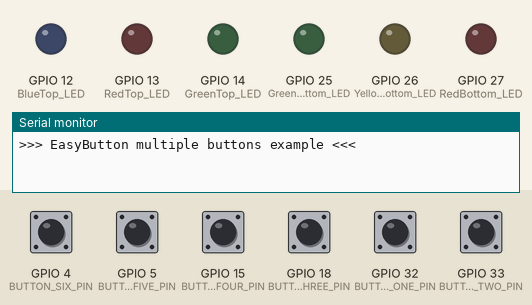
This sketch was run on a simulated ESP32. Shown: output pins drawn as LEDs (lit = HIGH), the last lines printed to the serial monitor. The inputs (shaded band) are chosen by the test bench; at power-on: GPIO 4 (BUTTON_SIX_PIN), GPIO 5 (BUTTON_FIVE_PIN), GPIO 15 (BUTTON_FOUR_PIN), GPIO 18 (BUTTON_THREE_PIN), GPIO 32 (BUTTON_ONE_PIN), GPIO 33 (BUTTON_TWO_PIN) HIGH.

Above: at 1.2 s.
1.3 s: GPIO 4 (BUTTON_SIX_PIN) pulled LOW for 0.15 s
At 2.7 s:
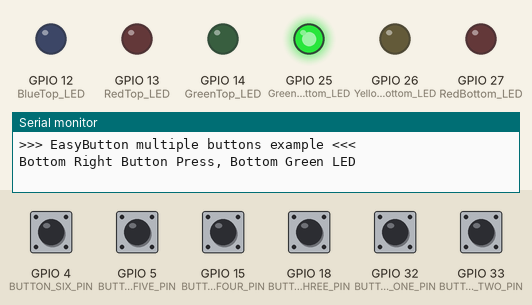
4.4 s: GPIO 5 (BUTTON_FIVE_PIN) pulled LOW for 0.15 s
At 5.1 s:
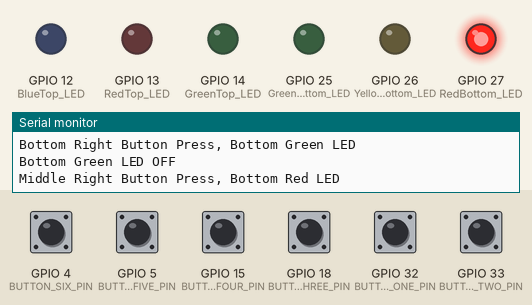
7.5 s: GPIO 15 (BUTTON_FOUR_PIN) pulled LOW for 0.15 s
At 8.6 s:
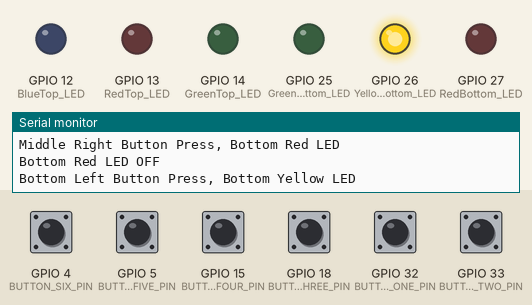
10.6 s: GPIO 18 (BUTTON_THREE_PIN) pulled LOW for 0.15 s
At 11.0 s:
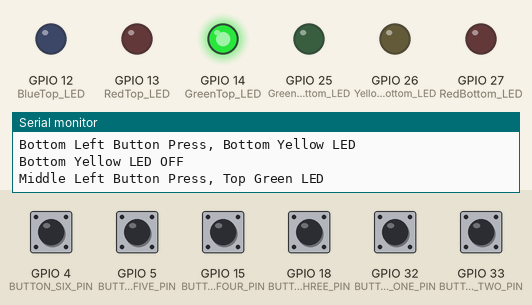
13.7 s: GPIO 32 (BUTTON_ONE_PIN) pulled LOW for 0.15 s
At 14.6 s:
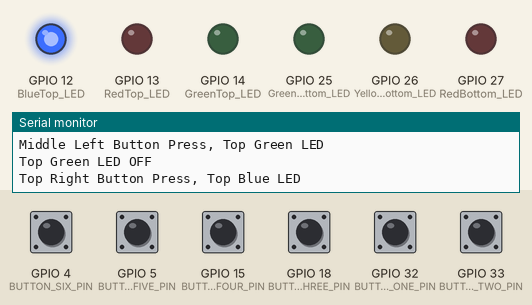
16.8 s: GPIO 33 (BUTTON_TWO_PIN) pulled LOW for 0.15 s
At 18.1 s:
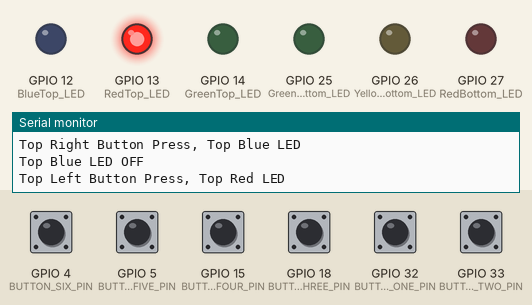
Timing chart, 0 to 20.5 s (numbered marks = the images above; inputs shaded):
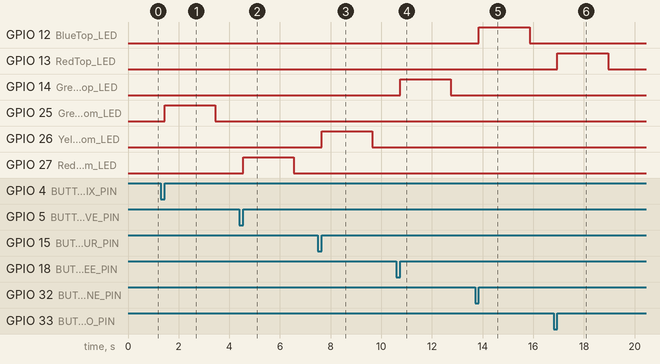

The sketch:

MultipleButtons.ino
```cpp
/*
  Name:		MultipleButtons.ino
  Created:	3/25/2019 11:45:52 AM
  Author:	Evert Arias
  Description: Example to demostrate how to use the library with more than one button
*/

#include <EasyButton.h>

// Arduino pin where the buttons are connected to
#define BUTTON_TWO_PIN 33
#define BUTTON_ONE_PIN 32
#define BUTTON_THREE_PIN 18
#define BUTTON_FOUR_PIN 15
#define BUTTON_FIVE_PIN 5
#define BUTTON_SIX_PIN 4

//define LEDs
#define RedTop_LED 13
#define BlueTop_LED 12
#define GreenTop_LED 14
#define RedBottom_LED 27
#define YellowBottom_LED 26
#define GreenBottom_LED 25

#define BAUDRATE 115200

// Top Right Button
EasyButton TR(BUTTON_ONE_PIN);
// Top Left Button
EasyButton TL(BUTTON_TWO_PIN);
// Middle Left Button
EasyButton ML(BUTTON_THREE_PIN);
// Bottom Left Button
EasyButton BL(BUTTON_FOUR_PIN);
// Bottom Middle Right Button MRB because MR caused a crash (declared something else in the library?)
EasyButton MRB(BUTTON_FIVE_PIN);
// Bottom Right Button
EasyButton BRB(BUTTON_SIX_PIN);

// Callback function to be called when Top Right is pressed
void onTRPressed()
{
  digitalWrite(BlueTop_LED, HIGH);
  Serial.println("Top Right Button Press, Top Blue LED");
  delay(2000);
  digitalWrite(BlueTop_LED, LOW);
  Serial.println("Top Blue LED OFF");
}
// Callback function to be called when Top Left is pressed
void onTLPressed()
{
  digitalWrite(RedTop_LED, HIGH);
  Serial.println("Top Left Button Press, Top Red LED");
  delay(2000);
  digitalWrite(RedTop_LED, LOW);
  Serial.println("Top Red LED OFF");
}
// Callback function to be called when Middle Left is pressed
void onMLPressed()
{
  digitalWrite(GreenTop_LED, HIGH);
  Serial.println("Middle Left Button Press, Top Green LED");
  delay(2000);
  digitalWrite(GreenTop_LED, LOW);
  Serial.println("Top Green LED OFF");
}
// Callback function to be called when ? is pressed
void onBLPressed()
{
  digitalWrite(YellowBottom_LED, HIGH);
  Serial.println("Bottom Left Button Press, Bottom Yellow LED");
  delay(2000);
  digitalWrite(YellowBottom_LED, LOW);
  Serial.println("Bottom Yellow LED OFF");
}
// Callback function to be called when Middle Right is pressed
void onMRBPressed()
{
  digitalWrite(RedBottom_LED, HIGH);
  Serial.println("Middle Right Button Press, Bottom Red LED");
  delay(2000);
  digitalWrite(RedBottom_LED, LOW);
  Serial.println("Bottom Red LED OFF");
}
// Callback function to be called when ? is pressed
void onBRBPressed()
{
  //Serial.println("Bottom Right pressed");
  digitalWrite(GreenBottom_LED, HIGH);
  Serial.println("Bottom Right Button Press, Bottom Green LED");
  delay(2000);
  digitalWrite(GreenBottom_LED, LOW);
  Serial.println("Bottom Green LED OFF");
}

void setup()
{
  // Initialize Serial for debuging purposes
  Serial.begin(BAUDRATE);

  // Define outputs:
  pinMode(RedTop_LED, OUTPUT);
  pinMode(BlueTop_LED, OUTPUT);
  pinMode(GreenTop_LED, OUTPUT);
  pinMode(RedBottom_LED, OUTPUT);
  pinMode(YellowBottom_LED, OUTPUT);
  pinMode(GreenBottom_LED, OUTPUT);

  //zero LEDs
  digitalWrite(RedTop_LED, LOW);
  digitalWrite(BlueTop_LED, LOW);
  digitalWrite(GreenTop_LED, LOW);
  digitalWrite(RedBottom_LED, LOW);
  digitalWrite(YellowBottom_LED, LOW);
  digitalWrite(GreenBottom_LED, LOW);

  Serial.println();
  Serial.println(">>> EasyButton multiple buttons example <<<");

  // Initialize the Top Right
  TR.begin();
  // Initialize the Top Left
  TL.begin();
  // Initialize the Middle Left
  ML.begin();
  // Initialize the Bottom Left
  BL.begin();
  // Initialize the Middle Right
  MRB.begin();
  // Initialize the Bottom Right
  BRB.begin();

  // Add the callback function to be called when the Top Right is pressed.
  TR.onPressed(onTRPressed);
  // Add the callback function to be called when the Top Left is pressed.
  TL.onPressed(onTLPressed);
  // Add the callback function to be called when the Middle Left is pressed.
  ML.onPressed(onMLPressed);
  // Add the callback function to be called when the Bottom Left is pressed.
  BL.onPressed(onBLPressed);
  // Add the callback function to be called when the Middle Right is pressed.
  MRB.onPressed(onMRBPressed);
  // Add the callback function to be called when the Middle Right is pressed.
  BRB.onPressed(onBRBPressed);
}

void loop()
{
  // Continuously read the status of the buttons
  TR.read();
  TL.read();
  ML.read();
  BL.read();
  MRB.read();
  BRB.read();
}
```

Measured:
- after the input at 1.3 s, GPIO 25 (GreenBottom_LED): LOW → HIGH after 0.15 s, → LOW 2.0 s later
- after the input at 4.4 s, GPIO 27 (RedBottom_LED): LOW → HIGH after 0.15 s, → LOW 2.0 s later
- after the input at 7.5 s, GPIO 26 (YellowBottom_LED): LOW → HIGH after 0.15 s, → LOW 2.0 s later
- after the input at 10.6 s, GPIO 14 (GreenTop_LED): LOW → HIGH after 0.15 s, → LOW 2.0 s later
- after the input at 13.7 s, GPIO 12 (BlueTop_LED): LOW → HIGH after 0.15 s, → LOW 2.0 s later
- after the input at 16.8 s, GPIO 13 (RedTop_LED): LOW → HIGH after 0.15 s, → LOW 2.0 s later
